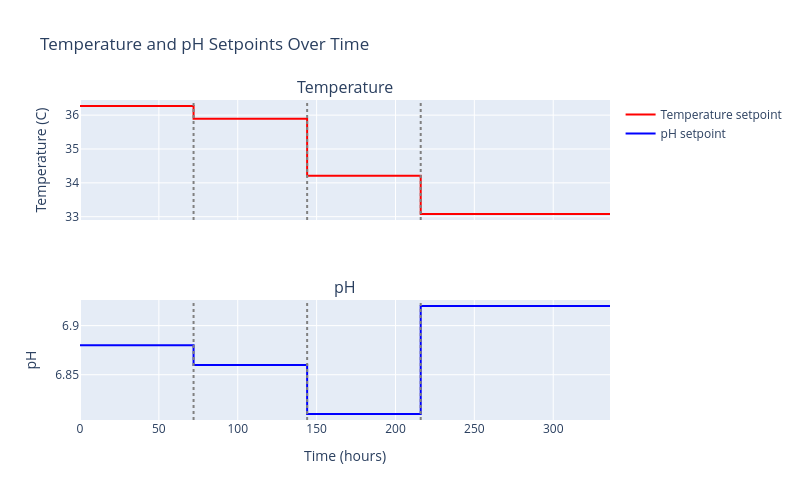

Notebook source saved alongside this figure:
### Markdown cell above
### Setpoint tracking
The temperature and pH setpoints the culture runs at, switched at the feeds (dotted lines).

### Code cell
plot_setpoints(recipe).show()

### Figure 1 — Plotly figure (JSON) as saved in the notebook; plotly's stock layout.template omitted (floating-point values rounded to 4 significant figures)
{"data": [{"line": {"color": "red", "shape": "hv"}, "mode": "lines", "name": "Temperature setpoint", "type": "scatter", "x": [0, 72, 144, 216, 336], "xaxis": "x", "y": [36.27, 35.89, 34.21, 33.08, 33.08], "yaxis": "y"}, {"line": {"color": "blue", "shape": "hv"}, "mode": "lines", "name": "pH setpoint", "type": "scatter", "x": [0, 72, 144, 216, 336], "xaxis": "x2", "y": [6.88, 6.86, 6.81, 6.92, 6.92], "yaxis": "y2"}], "layout": {"annotations": [{"font": {"size": 16}, "showarrow": false, "text": "Temperature", "x": 0.5, "xanchor": "center", "xref": "paper", "y": 1, "yanchor": "bottom", "yref": "paper"}, {"font": {"size": 16}, "showarrow": false, "text": "pH", "x": 0.5, "xanchor": "center", "xref": "paper", "y": 0.375, "yanchor": "bottom", "yref": "paper"}], "height": 500, "shapes": [{"line": {"color": "gray", "dash": "dot"}, "type": "line", "x0": 72, "x1": 72, "xref": "x", "y0": 0, "y1": 1, "yref": "y domain"}, {"line": {"color": "gray", "dash": "dot"}, "type": "line", "x0": 72, "x1": 72, "xref": "x2", "y0": 0, "y1": 1, "yref": "y2 domain"}, {"line": {"color": "gray", "dash": "dot"}, "type": "line", "x0": 144, "x1": 144, "xref": "x", "y0": 0, "y1": 1, "yref": "y domain"}, {"line": {"color": "gray", "dash": "dot"}, "type": "line", "x0": 144, "x1": 144, "xref": "x2", "y0": 0, "y1": 1, "yref": "y2 domain"}, {"line": {"color": "gray", "dash": "dot"}, "type": "line", "x0": 216, "x1": 216, "xref": "x", "y0": 0, "y1": 1, "yref": "y domain"}, {"line": {"color": "gray", "dash": "dot"}, "type": "line", "x0": 216, "x1": 216, "xref": "x2", "y0": 0, "y1": 1, "yref": "y2 domain"}], "title": {"text": "Temperature and pH Setpoints Over Time"}, "width": 800, "xaxis": {"anchor": "y", "domain": [0, 1], "matches": "x2", "showticklabels": false}, "xaxis2": {"anchor": "y2", "domain": [0, 1], "title": {"text": "Time (hours)"}}, "yaxis": {"anchor": "x", "domain": [0.625, 1], "title": {"text": "Temperature (C)"}}, "yaxis2": {"anchor": "x2", "domain": [0, 0.375], "title": {"text": "pH"}}}}
